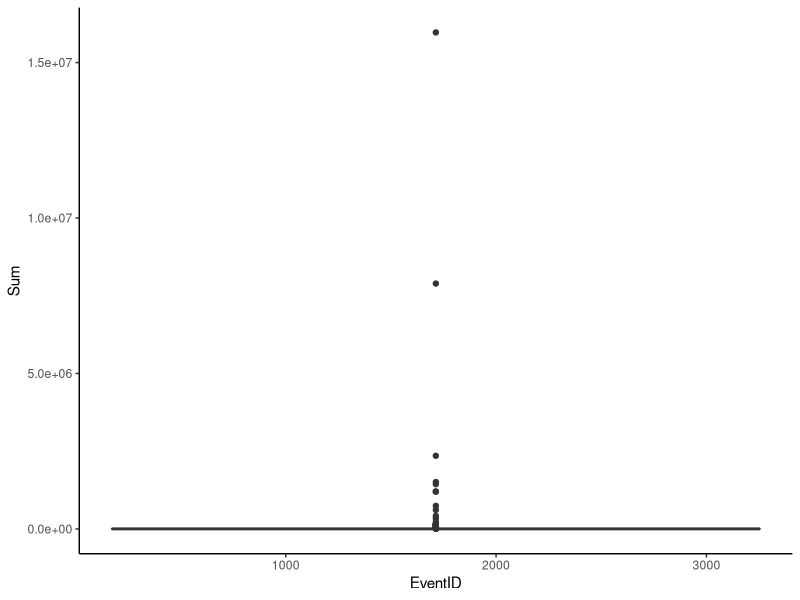
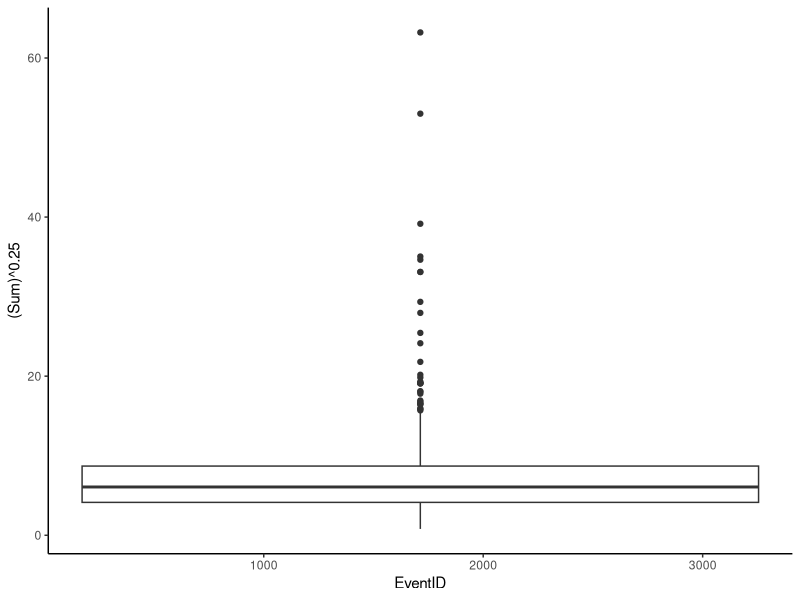
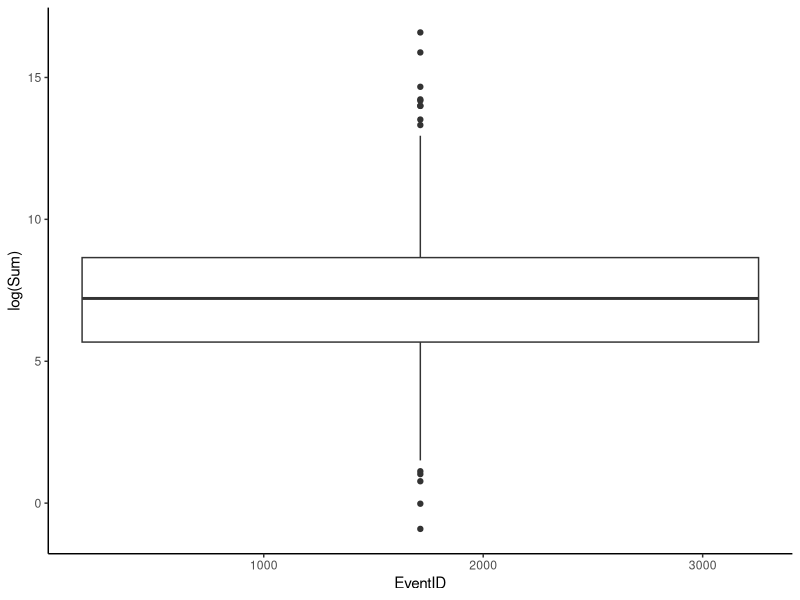
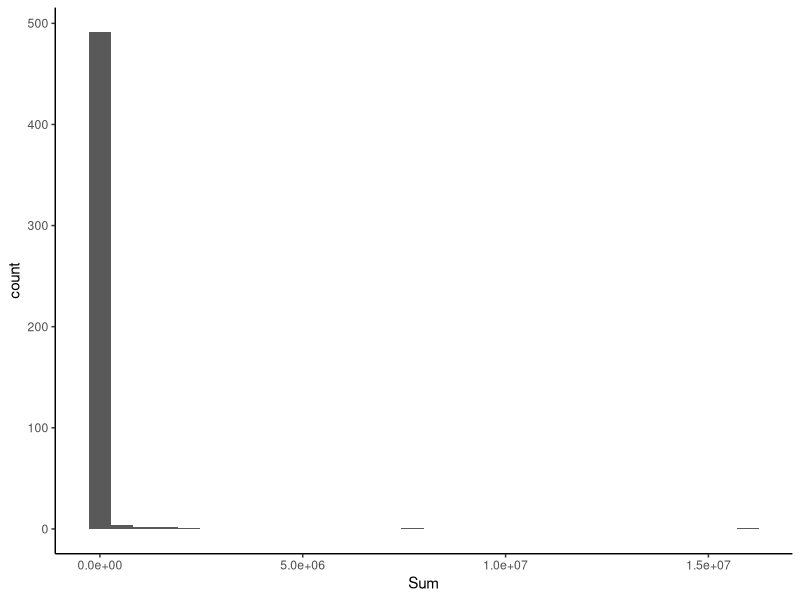
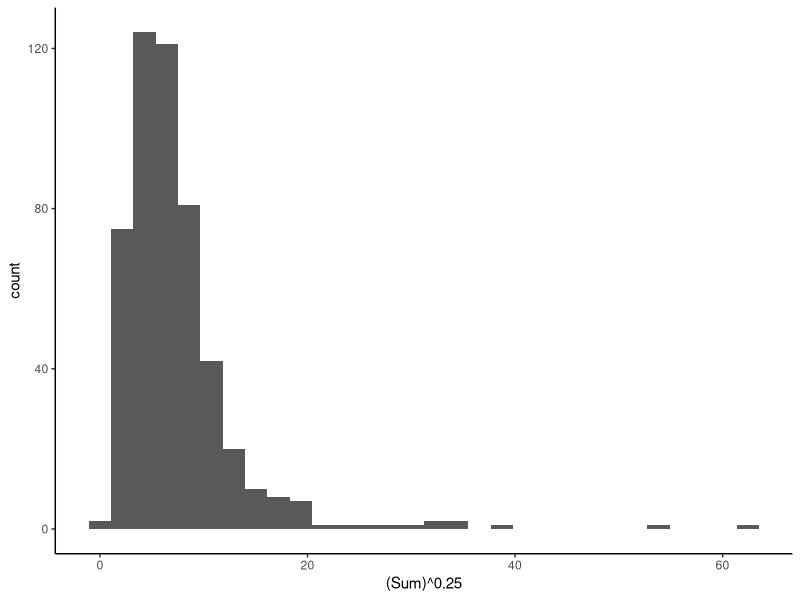
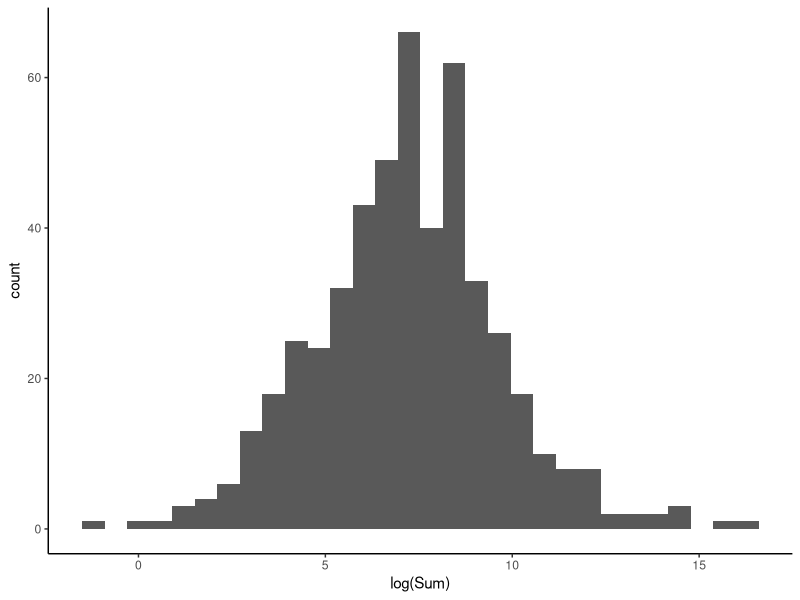

The R script that drew these images, in order: (Note: this script raises an error after producing the figures.)
## ---- chunk 1
knitr::opts_chunk$set(echo = TRUE)
## ---- chunk 2
dat <- read.csv("Data/SEAK_EventID_mass.csv", header = TRUE, stringsAsFactors = TRUE)
## ---- chunk 3
library(dplyr)
library(tidyr)
library(vegan)
library(ggplot2)
theme_set(theme_classic())
## ---- chunk 4
## Site data ##
names(dat)
site <- unique(dat[, 2:17])
duplicated(site$EventID)

## Fish data ##
fish <- dat[, c(1, 2, 18)]
duplicated(fish)
fish <- spread(fish, SpCode, mass_g)
fish[is.na(fish)] <- 0
colSums(fish) # UNLARV has no data whatsoever
fish <- fish[, c(1:84, 86:97)] # removing UNLARV
## ---- chunk 5
## Covnert to P/A ##
fish.pa <- ifelse(fish[,2:96] > 0, 1, 0)
fish.pa <- data.frame(cbind(EventID = fish$EventID), fish.pa)

## Calculate species totals ##
sp.total <- colSums(fish.pa[,2:96])

## Calculate freq of occurance ##
sp.fq <- (sp.total/nrow(fish)) * 100

## Rare species ##
rare.sp <- ifelse(sp.fq < 1, names(sp.fq), NA)
rare.sp <- rare.sp[!is.na(rare.sp)]

## Filter out rare speces ##
fish <- fish[, -which(names(fish) %in% names(rare.sp))]

## Remove event where no common fish were caught ##
fish <- filter(fish, EventID != 782)
## ---- chunk 6
## EventID sums ##
event.sum <- data.frame(EventID = fish$EventID,
                        Sum = rowSums(fish[, 2:65]))
ggplot(event.sum) +
  geom_boxplot(aes(x = EventID, y = Sum))

ggplot(event.sum) +
  geom_boxplot(aes(x = EventID, y = (Sum)^0.25))

ggplot(event.sum) +
  geom_boxplot(aes(x = EventID, y = log(Sum)))

ggplot(event.sum) +
  geom_histogram(aes(Sum))

ggplot(event.sum) +
  geom_histogram(aes((Sum)^.25))

ggplot(event.sum) +
  geom_histogram(aes(log(Sum)))

range(event.sum$Sum^0.25)
quantile(log(event.sum$Sum), probs = c(0.025, 0.975))
## ---- chunk 7
filt <- event.sum %>%
  filter(Sum > 11.24413 & Sum < 159838.48688)

fish <- subset(fish, fish$EventID %in% filt$EventID)
## ---- chunk 8
## Transform ##
fish.trsfm <- data.frame(log(fish[, 2:65]))

## Convert Inf to Zero ##
fish.trsfm[mapply(is.infinite, fish.trsfm)] <- 0
## ---- chunk 9
## To species maximum ##
fish.std <- scale(fish.trsfm, center = FALSE, scale = apply(fish.trsfm, 2, max))

## To EventID total ##
fish.std <- fish.std/rowSums(fish.trsfm)
## ---- chunk 10
dist.bray <- vegdist(fish.std, method = "bray")

## Assign row names as event ID ##
row.names(mds$points) <- fish$EventID
## ---- chunk 11
pca <- princomp(dist.bray)
summary(pca)
biplot(pca, cex = 1)
## ---- chunk 12
plot(mds$points, asp = 1, xlab = "nMDS1", ylab = "nMDS")
text(mds$points[,1], mds$points[,2],labels=row.names(mds$points),pos=3,cex=0.5) 
## ---- chunk 13
mod1 <- adonis2(dist.bray ~ habitat)
